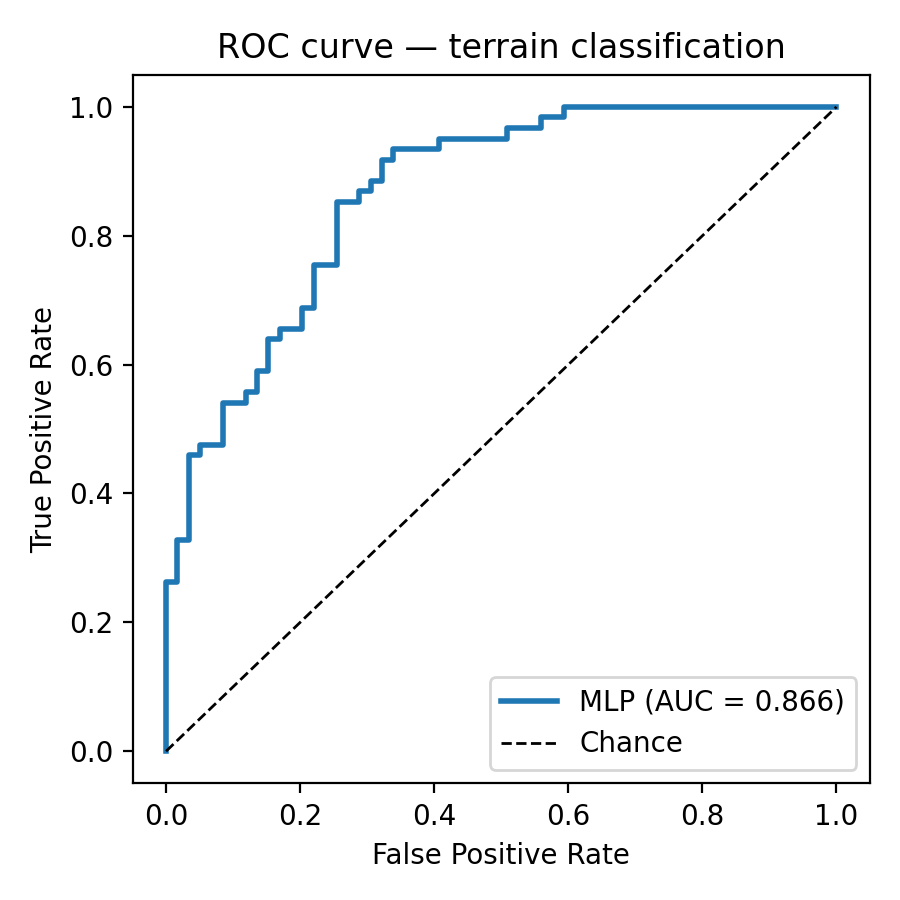
#> input picture assets/fig2_roc_curve.png, 900 x 900 px, found by its file name
$ python extract_fig2_roc_curve.py
#> lines starting #> are read from the running program, lines starting #| are printed output that depends on the picture; after the words box and inside, x2 and y2 are one past the last pixel; in counts of white or black regions, pixels touching at a corner belong together
### experiments/_plotting/extract/color_extract.py
"""Generic direct-pixel-color extraction utility (Informe 2 D-11, refined this round: agent-executed
extraction uses this instead of driving WebPlotDigitizer through browser automation -- same
principle, more precise/auditable for code-driven execution. See vectorized/README.md.)

Two building blocks:
  - find_gridline_rows(): locates horizontal gridline pixel-rows inside a plot's axes box, for
    calibrating a pixel-row -> data-value mapping from evenly-spaced ticks (e.g. 0.0..1.0 step 0.2).
  - extract_bar_tops(): for a known bar color, finds each bar's topmost pixel row (=its value)
    by column, clustering contiguous x-columns into individual bars.

Every calibration point used here is documented alongside the extracted CSV in
experiments/_plotting/vectorized/README.md, per the trazabilidad-inversa rule.
"""
from __future__ import annotations

import numpy as np
from PIL import Image


def load_rgb(path: str) -> np.ndarray:
    return np.array(Image.open(path).convert("RGB"))


# [16 lines left out: function find_gridline_rows, not called in this run]


def color_mask(arr: np.ndarray, color: tuple[int, int, int], tol: int = 20) -> np.ndarray:
    diff = np.abs(arr.astype(int) - np.array(color).astype(int))
    return (diff.max(axis=2) <= tol)


# [22 lines left out: functions extract_bar_tops, pixel_to_value, not called in this run]

### experiments/_plotting/extract/extract_fig2_roc_curve.py
"""Vectorizes assets/fig2_roc_curve.png -> experiments/_plotting/vectorized/fig2_roc_curve.csv

2026-09-02 (C-21 pixel-level audit follow-up): this figure has no builder script anywhere in the
repo (confirmed by exhaustive search of experiments/**/*.py) and the author confirmed no raw
prediction-probabilities CSV survives to regenerate it from the actual model -- same situation as
the other "no raw data" entries in vectorized/README.md. Vectorized directly from the published
PNG instead, per the same D-1/D-11 method used there.

Calibration:
  - Axes box found via near-black spine pixels: left spine col~132, bottom spine row~783.
  - x ticks (6, protruding below the bottom spine, rows 784-792): px [165,299,433,567,701,835] ->
    data [0.0,0.2,0.4,0.6,0.8,1.0] (False Positive Rate).
  - y ticks (6, protruding left of the left spine, cols 124-131): px [106,235,364,492,621,750] ->
    data [1.0,0.8,0.6,0.4,0.2,0.0] (True Positive Rate).
  - Curve color: matplotlib tab:blue (31,119,180), the only blue in the image besides its own
    legend swatch.
  - Legend swatch exclusion: a small blue line sample at x=[500,558], y=[699,702] (the "MLP
    (AUC = 0.866)" legend entry) -- confirmed isolated from the real curve (narrow ~4px band, far
    from the curve's own trend at that x-range) before blanking it out. The "Chance" diagonal
    (black dashed, y=x) is NOT vectorized -- it's a fixed analytical reference line, trivially
    redrawn in the rebuild without any pixel-reading.
  - Per-column extraction = vertical CENTROID of matched pixels (thin ~2-3px line), same method as
    extract_graph_imu_sim.py. The curve is a step function (empirical ROC), so a jump column's
    centroid sits between its two plateau values -- acceptable for a shape-faithful redraw (this
    is a republished figure's visual content, not a re-derivation of the classifier's exact
    predictions), consistent with the precision caveat already accepted project-wide for
    pixel-vectorized figures (see vectorized/README.md).
"""
from __future__ import annotations

import os
import sys

import numpy as np
import pandas as pd
from PIL import Image

sys.path.insert(0, os.path.dirname(os.path.abspath(__file__)))
from color_extract import color_mask  # noqa: E402

BLUE = (31, 119, 180)
X_TICKS_PX = [165, 299, 433, 567, 701, 835]
X_TICKS_VAL = [0.0, 0.2, 0.4, 0.6, 0.8, 1.0]
Y_TICKS_PX = [106, 235, 364, 492, 621, 750]
Y_TICKS_VAL = [1.0, 0.8, 0.6, 0.4, 0.2, 0.0]
LEGEND_BOX = (490, 570, 690, 715)  # x0, x1, y0, y1 -- blanked before extraction


def extract(image_path: str) -> pd.DataFrame:
#> called with image_path = 'assets/fig2_roc_curve.png'
    arr = np.array(Image.open(image_path).convert("RGB")).copy()
    x0, x1, y0, y1 = LEGEND_BOX
    arr[y0:y1, x0:x1] = 255  # blank the legend swatch so it can't leak into the curve
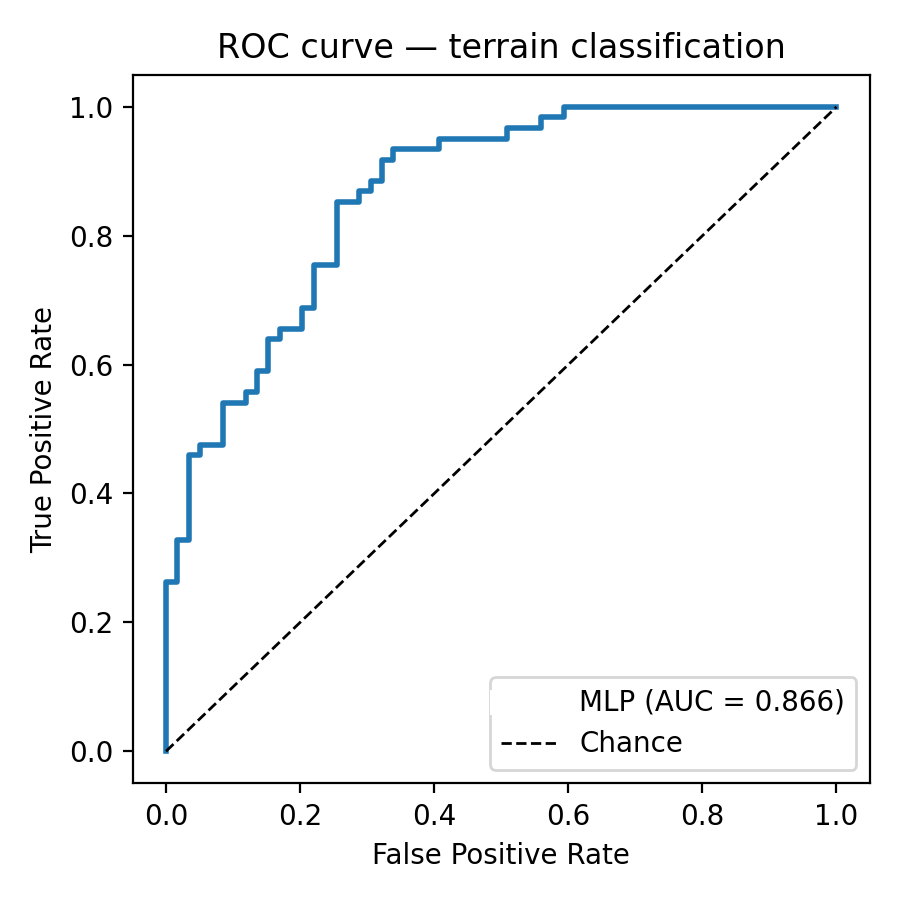
#> arr: shape (900, 900, 3); mean R, G, B 246.5, 247.3, 247.9

    mask = color_mask(arr, BLUE, tol=30)
#> in color_mask, `diff = np.abs(arr.astype(int) - np.array(color).astype(int))`:
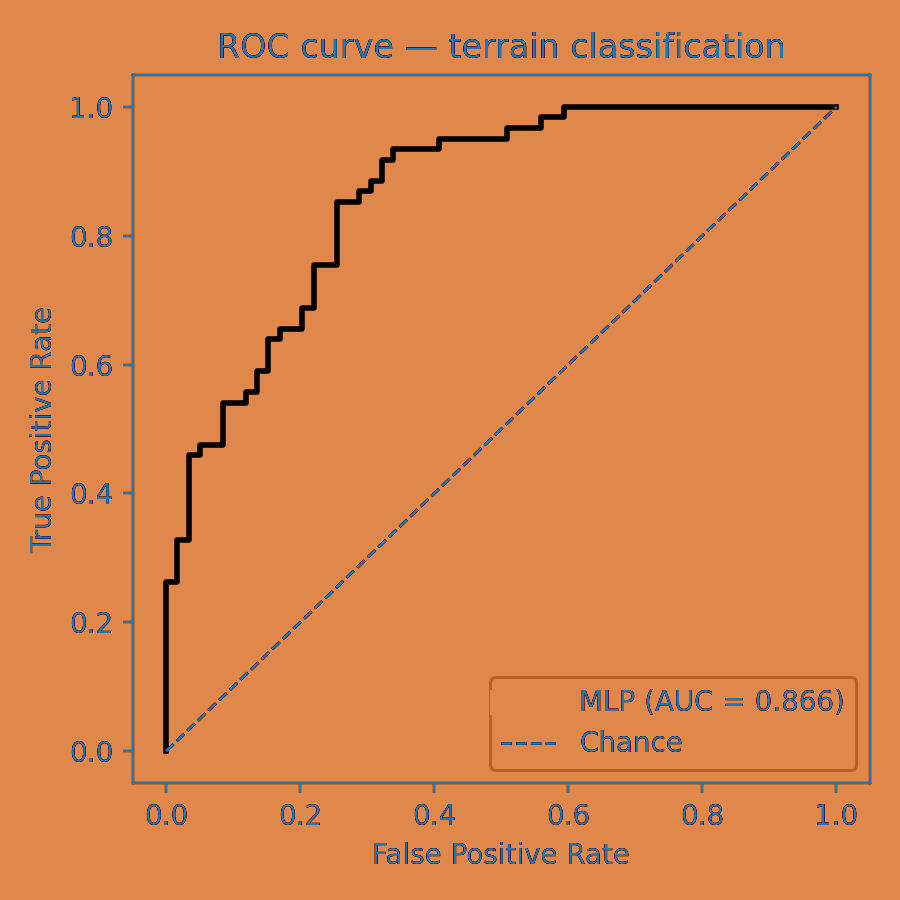
#> diff: shape (900, 900, 3) int64; mean R, G, B 216.7, 133.3, 75.9
#> in color_mask, `return (diff.max(axis=2) <= tol)`:
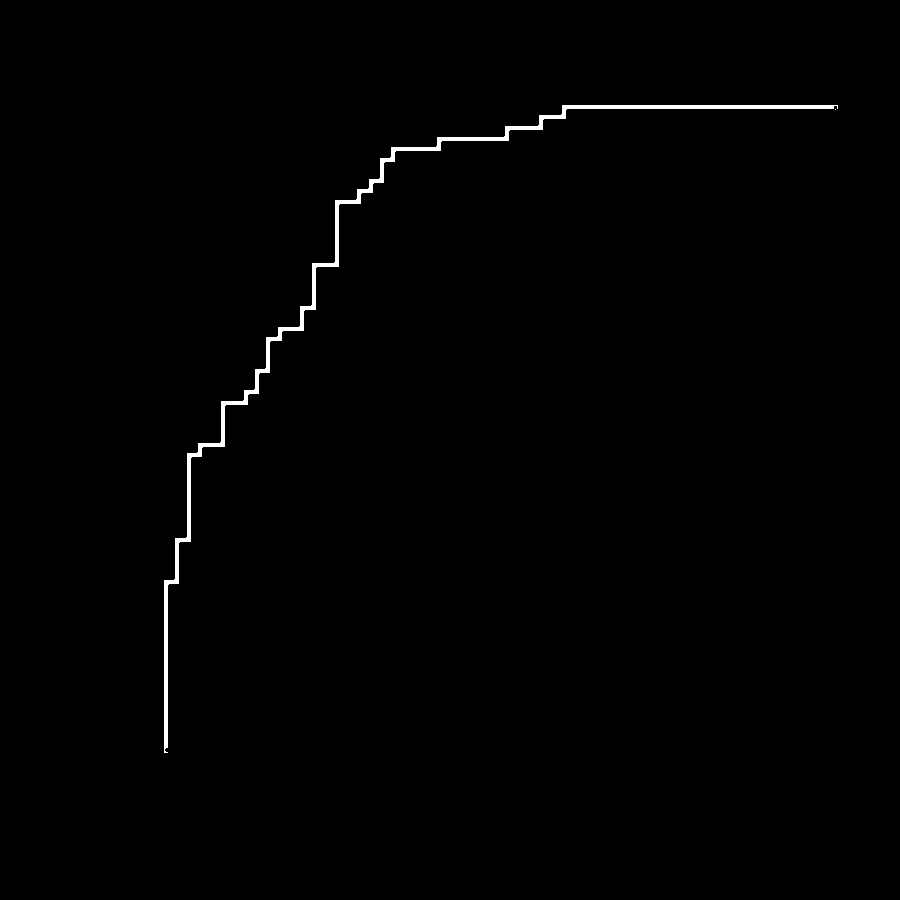
#> returned value: shape (900, 900) bool; 0.65% white; 2 white regions (1 under 20 px), largest, box (x1, y1, x2, y2) and area: (164, 105, 838, 753) 5292
    x_coeffs = np.polyfit(X_TICKS_PX, X_TICKS_VAL, 1)
    y_coeffs = np.polyfit(Y_TICKS_PX, Y_TICKS_VAL, 1)

    rows = []
    cols_with_data = np.where(mask.any(axis=0))[0]
#> cols_with_data = 674 values from 164 to 837
    for col in cols_with_data:
        row_idxs = np.where(mask[:, col])[0]
        centroid_row = float(row_idxs.mean())
        fpr = float(np.polyval(x_coeffs, col))
        tpr = float(np.polyval(y_coeffs, centroid_row))
        rows.append({"fpr": round(max(0.0, min(1.0, fpr)), 4),
                     "tpr": round(max(0.0, min(1.0, tpr)), 4)})
#> this loop made 674 passes
#> (row_idxs, centroid_row, fpr, tpr) on passes 5 to 7: ([580, 581, 582, 583, 584], 582, 0.00448, 0.261), ([580, 581, 582, 583], 581.5, 0.00597, 0.262), ([580, 581, 582, 583], 581.5, 0.00746, 0.262)
#> after the loop, rows = 674 items

    df = pd.DataFrame(rows).drop_duplicates(subset="fpr").sort_values("fpr").reset_index(drop=True)
#> df = table of 671 rows and 2 columns
    return df


if __name__ == "__main__":
    df = extract("assets/fig2_roc_curve.png")
#> df = table of 671 rows and 2 columns
    out = "experiments/_plotting/vectorized/fig2_roc_curve.csv"
    df.to_csv(out, index=False)
    # trapezoidal AUC from the extracted points, cross-check against the published "AUC = 0.866"
    auc = float(np.trapezoid(df["tpr"], df["fpr"]))
#> auc = 0.864
    print(df.to_string())
#> (printed output is left out)
    print(f"Extracted AUC (trapezoidal) = {auc:.3f} -- published figure says AUC = 0.866")
    print(f"Wrote {out}")
